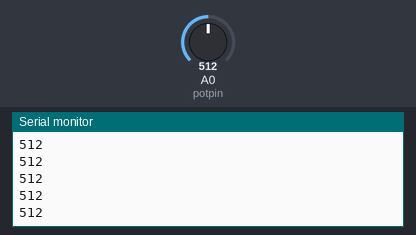
The sketch below on a simulated Arduino Uno, built with avr-gcc and run on an emulated ATmega328P. On the bench: the last lines printed to the serial monitor. The inputs (shaded band) are chosen by the test bench; at power-on: A0 (potpin) = 512.

Above: at 1.2 s.
1.3 s: A0 (potpin) set to 716
At 1.56 s:
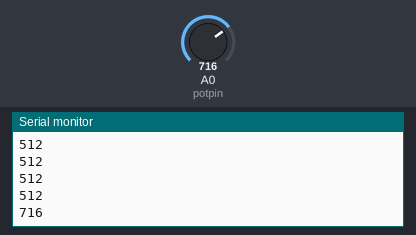
2.8 s: A0 (potpin) set to 900
At 2.96 s:
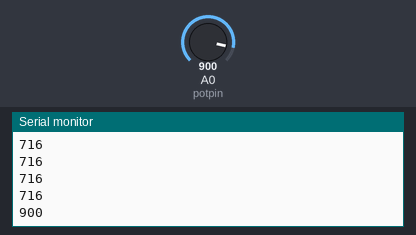
Timing chart, 0 to 5.8 s (numbered marks = the images above; inputs shaded):
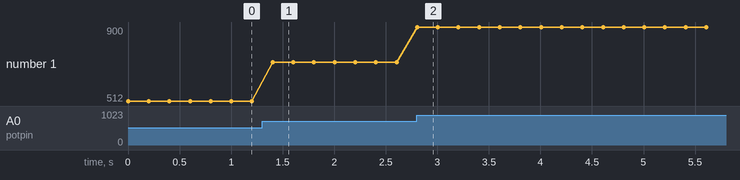

The sketch:

Project_17.1_Read_the_analog_value.ino
```cpp
//**********************************************************************************
int potpin=A0;//Initialize the analog pin AO of adjustable potentiometer
int val=0;// Define val as an initial value of 0

void setup()
{
Serial.begin(9600);// Set the baud rate to 9600
pinMode(potpin, INPUT); //Set the analog pin AO to "input"
}

void loop()
{
val=analogRead(potpin);// Read the analog value of analog pin A0, assign it to val 
Serial.println(val);// Print the value of val
delay(200); //Delay 0.2s
}
//**********************************************************************************
```

Measured:
- after the input at 1.3 s, the serial monitor: prints a new line after 0.10 s (image 1)
- after the input at 2.8 s, the serial monitor: prints a new line at once (image 2)
- plotted number 1: 512 → 716 after the input at 1.3 s, 716 → 900 after the input at 2.8 s
